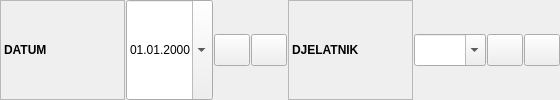
    <widget class="QFrame" name="frame">
     <property name="frameShape">
      <enum>QFrame::NoFrame</enum>
     </property>
     <property name="frameShadow">
      <enum>QFrame::Raised</enum>
     </property>
     <layout class="QHBoxLayout" name="horizontalLayout_14">
      <property name="spacing">
       <number>1</number>
      </property>
      <property name="leftMargin">
       <number>0</number>
      </property>
      <property name="topMargin">
       <number>0</number>
      </property>
      <property name="rightMargin">
       <number>0</number>
      </property>
      <property name="bottomMargin">
       <number>0</number>
      </property>
      <item>
       <widget class="QLabel" name="lblTipTitle_2">
        <property name="sizePolicy">
         <sizepolicy hsizetype="Maximum" vsizetype="Preferred">
          <horstretch>0</horstretch>
          <verstretch>0</verstretch>
         </sizepolicy>
        </property>
        <property name="minimumSize">
         <size>
          <width>125</width>
          <height>32</height>
         </size>
        </property>
        <property name="font">
         <font>
          <weight>75</weight>
          <bold>true</bold>
         </font>
        </property>
        <property name="toolTip">
         <string>Poziv Na Broj</string>
        </property>
        <property name="frameShape">
         <enum>QFrame::StyledPanel</enum>
        </property>
        <property name="text">
         <string>DATUM</string>
        </property>
       </widget>
      </item>
      <item>
       <widget class="QDateEdit" name="dateOd">
        <property name="sizePolicy">
         <sizepolicy hsizetype="Maximum" vsizetype="Preferred">
          <horstretch>0</horstretch>
          <verstretch>0</verstretch>
         </sizepolicy>
        </property>
        <property name="minimumSize">
         <size>
          <width>0</width>
          <height>0</height>
         </size>
        </property>
        <property name="maximumSize">
         <size>
          <width>16777215</width>
          <height>16777215</height>
         </size>
        </property>
        <property name="displayFormat">
         <string>dd.MM.yyyy</string>
        </property>
        <property name="calendarPopup">
         <bool>true</bool>
        </property>
       </widget>
      </item>
      <item>
       <widget class="QPushButton" name="btnGo2_2">
        <property name="sizePolicy">
         <sizepolicy hsizetype="Maximum" vsizetype="Fixed">
          <horstretch>0</horstretch>
          <verstretch>0</verstretch>
         </sizepolicy>
        </property>
        <property name="minimumSize">
         <size>
          <width>0</width>
          <height>32</height>
         </size>
        </property>
        <property name="maximumSize">
         <size>
          <width>36</width>
          <height>16777215</height>
         </size>
        </property>
        <property name="cursor">
         <cursorShape>PointingHandCursor</cursorShape>
        </property>
        <property name="toolTip">
         <string>Filter</string>
        </property>
        <property name="icon">
         <iconset resource="../../../resources/DonatForm.qrc">
          <normaloff>:/InDonat/Forms/images/DEL.GIF</normaloff>:/InDonat/Forms/images/DEL.GIF</iconset>
        </property>
        <property name="autoExclusive">
         <bool>true</bool>
        </property>
       </widget>
      </item>
      <item>
       <widget class="QPushButton" name="btnGo2_3">
        <property name="sizePolicy">
         <sizepolicy hsizetype="Maximum" vsizetype="Fixed">
          <horstretch>0</horstretch>
          <verstretch>0</verstretch>
         </sizepolicy>
        </property>
        <property name="minimumSize">
         <size>
          <width>0</width>
          <height>32</height>
         </size>
        </property>
        <property name="maximumSize">
         <size>
          <width>36</width>
          <height>16777215</height>
         </size>
        </property>
        <property name="cursor">
         <cursorShape>PointingHandCursor</cursorShape>
        </property>
        <property name="toolTip">
         <string>Filter</string>
        </property>
        <property name="icon">
         <iconset resource="../../../resources/DonatForm.qrc">
          <normaloff>:/InDonat/Forms/images/folder2.gif</normaloff>:/InDonat/Forms/images/folder2.gif</iconset>
        </property>
        <property name="autoExclusive">
         <bool>true</bool>
        </property>
       </widget>
      </item>
      <item>
       <widget class="QLabel" name="lblTipTitle_3">
        <property name="sizePolicy">
         <sizepolicy hsizetype="Maximum" vsizetype="Preferred">
          <horstretch>0</horstretch>
          <verstretch>0</verstretch>
         </sizepolicy>
        </property>
        <property name="minimumSize">
         <size>
          <width>125</width>
          <height>32</height>
         </size>
        </property>
        <property name="font">
         <font>
          <weight>75</weight>
          <bold>true</bold>
         </font>
        </property>
        <property name="toolTip">
         <string>Poziv Na Broj</string>
        </property>
        <property name="frameShape">
         <enum>QFrame::StyledPanel</enum>
        </property>
        <property name="text">
         <string>DJELATNIK</string>
        </property>
       </widget>
      </item>
      <item>
       <widget class="QComboBox" name="comboBox">
        <property name="minimumSize">
         <size>
          <width>0</width>
          <height>32</height>
         </size>
        </property>
        <property name="editable">
         <bool>true</bool>
        </property>
       </widget>
      </item>
      <item>
       <widget class="QPushButton" name="btnGo2_4">
        <property name="sizePolicy">
         <sizepolicy hsizetype="Maximum" vsizetype="Fixed">
          <horstretch>0</horstretch>
          <verstretch>0</verstretch>
         </sizepolicy>
        </property>
        <property name="minimumSize">
         <size>
          <width>0</width>
          <height>32</height>
         </size>
        </property>
        <property name="maximumSize">
         <size>
          <width>36</width>
          <height>16777215</height>
         </size>
        </property>
        <property name="cursor">
         <cursorShape>PointingHandCursor</cursorShape>
        </property>
        <property name="toolTip">
         <string>Filter</string>
        </property>
        <property name="icon">
         <iconset resource="../../../resources/DonatForm.qrc">
          <normaloff>:/InDonat/Forms/images/DEL.GIF</normaloff>:/InDonat/Forms/images/DEL.GIF</iconset>
        </property>
        <property name="autoExclusive">
         <bool>true</bool>
        </property>
       </widget>
      </item>
      <item>
       <widget class="QPushButton" name="btnGo2_5">
        <property name="sizePolicy">
         <sizepolicy hsizetype="Maximum" vsizetype="Fixed">
          <horstretch>0</horstretch>
          <verstretch>0</verstretch>
         </sizepolicy>
        </property>
        <property name="minimumSize">
         <size>
          <width>0</width>
          <height>32</height>
         </size>
        </property>
        <property name="maximumSize">
         <size>
          <width>36</width>
          <height>16777215</height>
         </size>
        </property>
        <property name="cursor">
         <cursorShape>PointingHandCursor</cursorShape>
        </property>
        <property name="toolTip">
         <string>Filter</string>
        </property>
        <property name="icon">
         <iconset resource="../../../resources/DonatForm.qrc">
          <normaloff>:/InDonat/Forms/images/OLOVKA.GIF</normaloff>:/InDonat/Forms/images/OLOVKA.GIF</iconset>
        </property>
        <property name="autoExclusive">
         <bool>true</bool>
        </property>
       </widget>
      </item>
     </layout>
    </widget>
